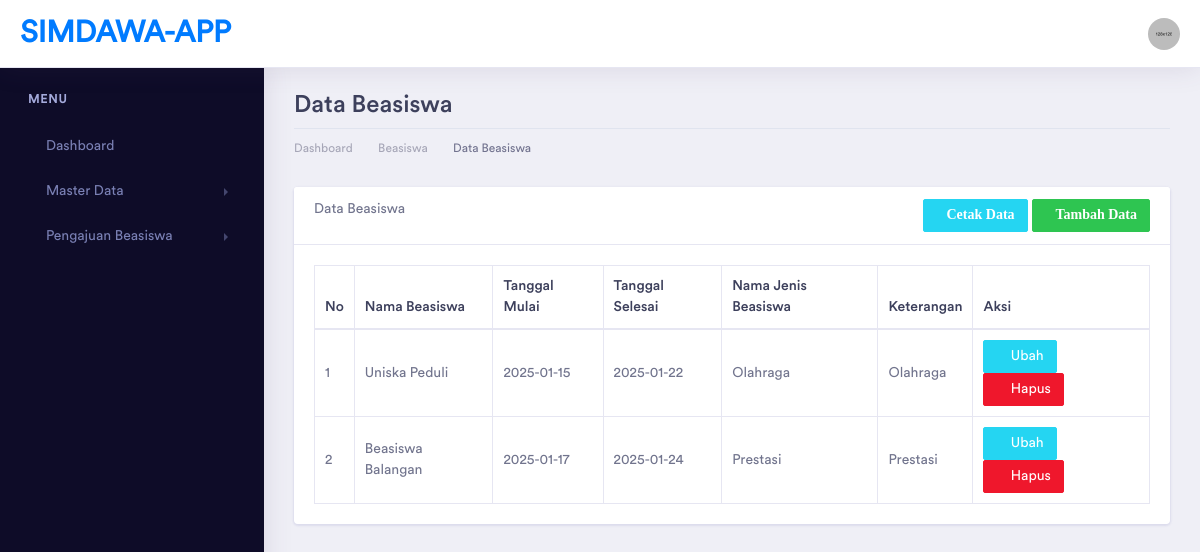
The app's page /index.php/beasiswa with its own data.
### tables this page shows
CREATE TABLE `beasiswa` (
  `id` int(11) NOT NULL,
  `nama_beasiswa` varchar(50) DEFAULT NULL,
  `tanggal_mulai` date DEFAULT NULL,
  `tanggal_selesai` date DEFAULT NULL,
  `jenis_id` int(11) DEFAULT NULL
);

CREATE TABLE `jenis_beasiswa` (
  `id` int(11) NOT NULL,
  `nama_jenis` varchar(50) DEFAULT NULL,
  `keterangan` varchar(100) DEFAULT NULL
);

### application/controllers/Beasiswa.php (called while the page is built, shortened)
<?php
class Beasiswa extends CI_Controller
{
    function __construct()
    {
        $this->load->model(array('JenisModel', 'BeasiswaModel'));
    }
    public function index()
    {
        $data['title'] = "Data Beasiswa | SIMDAWA - APP";
        $data['beasiswa'] = $this->BeasiswaModel->get_beasiswa();
        $this->load->view('template/header', $data);
        $this->load->view('template/sidebar');
        $this->load->view('beasiswa/beasiswa_read', $data);
        $this->load->view('template/footer');
    }
}

### index.php (called while the page is built, shortened)
<?php
require_once BASEPATH.'core/CodeIgniter.php';

### application/models/BeasiswaModel.php (called while the page is built, shortened)
<?php
class BeasiswaModel extends CI_Model
{
    public function get_beasiswa()
    {
        $q = "SELECT beasiswa.*, jenis_beasiswa.nama_jenis, jenis_beasiswa.keterangan FROM beasiswa INNER JOIN jenis_beasiswa ON beasiswa.jenis_id = jenis_beasiswa.id";
        return $this->db->query($q)->result();
    }
}

### application/views/beasiswa/beasiswa_read.php (the view, shortened to what this page needs)
<div class="dashboard-wrapper">
    <div class="container-fluid dashboard-content">
        <div class="row">
            <div class="col-xl-12 col-lg-12 col-md-12 col-sm-12 col-12">
                <div class="page-header">
                    <h2 class="pageheader-title">Data Beasiswa </h2>
                    <div class="page-breadcrumb">
                        <nav aria-label="breadcrumb">
                            <ol class="breadcrumb">
                                <li class="breadcrumb-item"><a href="<?= base_url('home') ?>" class="breadcrumb-link">Dashboard</a></li>
                                <li class="breadcrumb-item"><a href="<?= base_url('beasiswa') ?>" class="breadcrumb-link">Beasiswa</a></li>
                                <li class="breadcrumb-item active" aria-current="page">Data Beasiswa</li>
                            </ol>
                        </nav>
                    </div>
                </div>
            </div>
        </div>
        <div class="row">
            <div class="col-xl-12 col-lg-12 col-md-12 col-sm-12 col-12">
                <div class="card">
                    <div class="card-header">
                        Data Beasiswa
                        <a href="<?= base_url('beasiswa/tambah') ?>" class="btn btn-sm btn-success float-right"><i class="fas fa-plus">Tambah Data</i></a>
                        <a href="<?= base_url('beasiswa/cetak') ?>" class="btn btn-sm btn-info mr-1 float-right"><i class="fas fa-print">Cetak Data</i></a>
                    </div>
                    <div class="card-body">
                        <table class="table table-bordered" id="mytabel">
                            <thead>
                                <tr>
                                    <th>No</th>
                                    <th>Nama Beasiswa</th>
                                    <th>Tanggal Mulai</th>
                                    <th>Tanggal Selesai</th>
                                    <th>Nama Jenis Beasiswa</th>
                                    <th>Keterangan</th>
                                    <th>Aksi</th>
                                </tr>
                            </thead>
                            <tbody>
                                <?php $no = 1;
                                foreach ($beasiswa as $a) {
                                ?>
                                    <tr>
                                        <td><?= $no++ ?></td>
                                        <td><?= $a->nama_beasiswa ?></td>
                                        <td><?= $a->tanggal_mulai ?></td>
                                        <td><?= $a->tanggal_selesai ?></td>
                                        <td><?= $a->nama_jenis ?></td>
                                        <td><?= $a->keterangan ?></td>
                                        <td>
                                            <a href="<?= base_url('beasiswa/ubah/' . $a->id) ?>" class="btn btn-sm btn-info"><i class="fas fa-edit"></i> Ubah</a>
                                            <a href="<?= base_url('beasiswa/hapus/' . $a->id) ?>" class="btn btn-sm btn-danger" onclick="return confirm('Ingin hapus data ini?')"><i class="fas fa-trash"></i> Hapus</a>
                                        </td>
                                    </tr>
                                <?php
                                }
                                ?>
                            </tbody>
                        </table>
                    </div>
                </div>
            </div>
        </div>
    </div>
</div>

### application/views/template/header.php (shortened to what this page needs)
<!doctype html>
<html lang="en">
<head>
    <link rel="stylesheet" href="<?= base_url('assets/vendor/bootstrap/css/bootstrap.min.css') ?>">
    <link rel="stylesheet" href="<?= base_url('assets/vendor/fonts/circular-std/style.css') ?>">
    <link rel="stylesheet" href="<?= base_url('assets/libs/css/style.css') ?>">
    <link rel="stylesheet" href="<?= base_url('assets/vendor/fonts/fontawesome/css/fontawesome-all.css') ?>">
</head>
<body>
    <div class="dashboard-main-wrapper">
        <div class="dashboard-header">
            <nav class="navbar navbar-expand-lg bg-white fixed-top">
                <a class="navbar-brand" href="<?= base_url() ?>">SIMDAWA-APP</a>
                <div class="collapse navbar-collapse" id="navbarSupportedContent">
                    <ul class="navbar-nav ml-auto navbar-right-top">
                        <li class="nav-item dropdown nav-user">
                            <a class="nav-link nav-user-img" href="#" id="navbarDropdownMenuLink2" data-toggle="dropdown" aria-haspopup="true" aria-expanded="false"><img src="<?= base_url('assets/images/avatar-1.jpg') ?>" alt="" class="user-avatar-md rounded-circle"></a>
                        </li>
                    </ul>
                </div>
            </nav>
        </div>

### application/views/template/sidebar.php (shortened to what this page needs)
<div class="nav-left-sidebar sidebar-dark">
    <div class="menu-list">
        <nav class="navbar navbar-expand-lg navbar-light">
            <div class="collapse navbar-collapse" id="navbarNav">
                <ul class="navbar-nav flex-column">
                    <li class="nav-divider">
                        Menu
                    </li>
                    <li class="nav-item">
                        <a href="<?= base_url('home') ?>" class="nav-link"><i class="fas fa-tv"></i>Dashboard</a>
                    </li>
                    <li class="nav-item">
                        <a class="nav-link" href="#" data-toggle="collapse" aria-expanded="false" data-target="#submenu-2" aria-controls="submenu-2"><i class="fas fa-database"></i>Master Data</a>
                    </li>
                    <li class="nav-item">
                        <a class="nav-link" href="#" data-toggle="collapse" aria-expanded="false" data-target="#submenu-3" aria-controls="submenu-3"><i class="fas fa-archive"></i>Pengajuan Beasiswa</a>
                    </li>
                </ul>
            </div>
        </nav>
    </div>
</div>

### application/views/template/footer.php (shortened to what this page needs)
</div>
</body>
</html>

### records on screen
beasiswa: nama_beasiswa "Uniska Peduli", tanggal_mulai "2025-01-15", tanggal_selesai "2025-01-22", jenis_beasiswa.nama_jenis "Olahraga", jenis_beasiswa.keterangan "Olahraga"
beasiswa: nama_beasiswa "Beasiswa Balangan", tanggal_mulai "2025-01-17", tanggal_selesai "2025-01-24", jenis_beasiswa.nama_jenis "Prestasi", jenis_beasiswa.keterangan "Prestasi"
